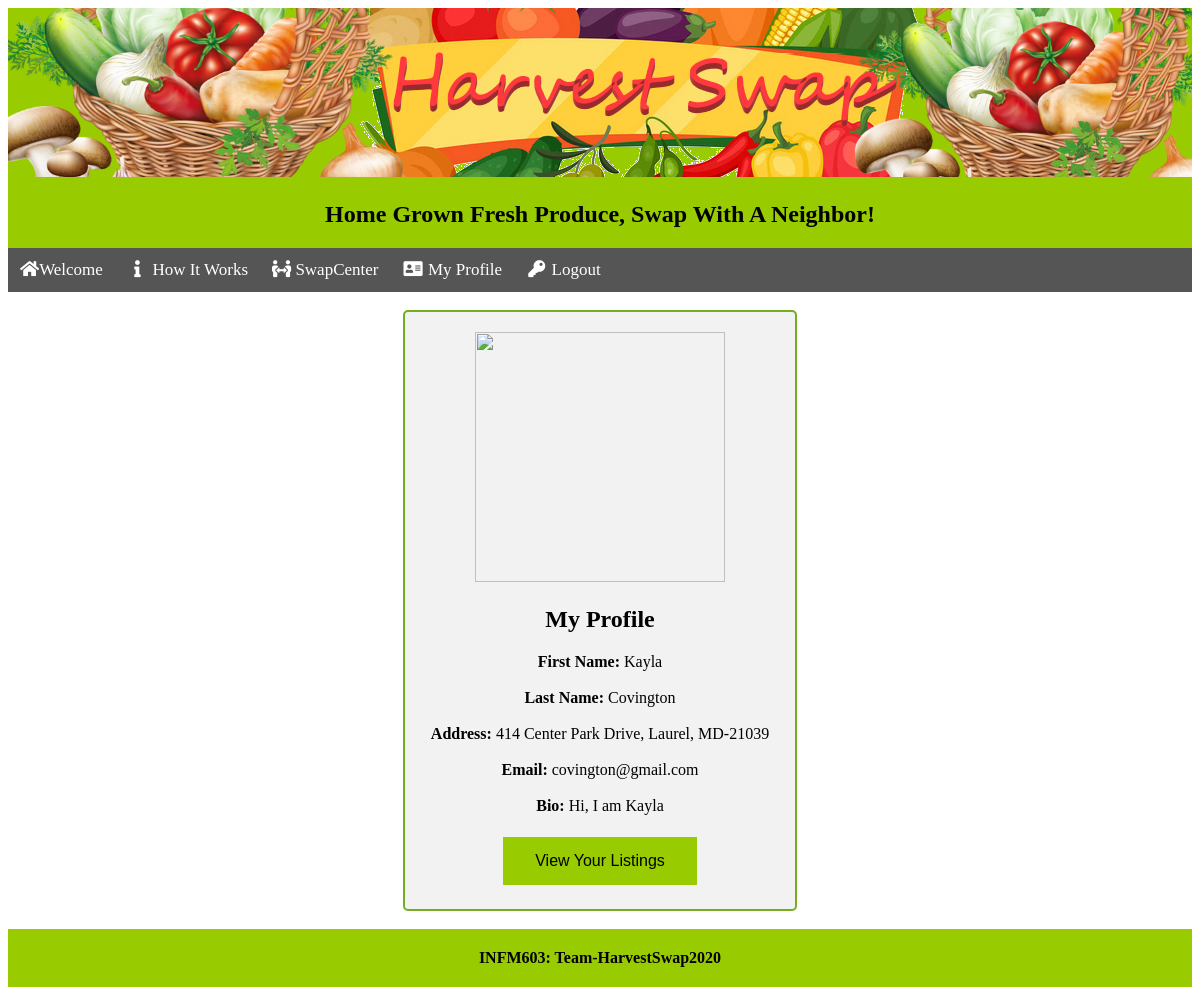
Screenshot of /HarvestSwap_12DEC/myProfile.php (signed in) with the database file from the repository.
### tables this page shows
CREATE TABLE gardener (
gardener_id INTEGER PRIMARY KEY AUTO_INCREMENT,
gardener_user_name TEXT NOT NULL,
first_name TEXT NOT NULL,
last_name TEXT NOT NULL,
gardener_address TEXT NOT NULL,
email TEXT NOT NULL,
gardener_image TEXT NOT NULL,
gardener_bio TEXT,
gardener_password TEXT NOT NULL
);

### HarvestSwap_12DEC/myProfile.php (the view, shortened to what this page needs)
<?php
        include('includes/Header.php');
?>
<!DOCTYPE html>
<html>
<head>
</head>
<body>
<br>
 <form>
 <?php
    $servername = "localhost";
    $dbname = "HarvestSwap";
    $username = "root";
    $password = "root";
    $conn = new mysqli($servername, $username, $password, $dbname);
    $sql = "SELECT first_name, last_name, gardener_address, email,gardener_image,gardener_bio from gardener Where gardener_user_name = '".$_SESSION["gardener_user_name"]."'";
    $result = $conn->query($sql);
        if($row = $result->fetch_assoc()) {
            echo "<img src=\"". $row["gardener_image"]."\"width=\"250\" height=\"250\"/> <br>";
            echo "<h2>My Profile</h2>";
            echo "<label><b>First Name: </b></label>".
            "<label>".$row["first_name"]."</label> <br> <br>";
            echo "<label><b>Last Name: </b></label>".
            "<label>".$row["last_name"]."</label> <br> <br>";
            echo "<label><b>Address: </b></label>".
            "<label>".$row["gardener_address"]."</label> <br> <br>";
            echo "<label><b>Email: </b></label> ".
            "<label>".$row["email"]."</label> <br> <br>";
            echo "<label><b>Bio: </b></label> ".
            "<label>".$row["gardener_bio"]."</label> <br> <br>";
            echo "<input type=\"button\" value=\"View Your Listings\" onClick=\"document.location.href='mylistings.php'\" /> ";
        }
    ?>
    <br>
    </form>
    <br>
    </body>
    </html>
    <?php
        include('includes/Footer.php');
?>

### HarvestSwap_12DEC/myProfile.php (style rules this page uses)
form { text-align: center; border-radius: 5px; background-color: #f2f2f2; padding: 20px; width: 350px; margin: auto; align: left; border: 2px solid #73AD21; }
input[type=button], select { background-color: #99cc00; border: none; color: black; padding: 15px 32px; text-align: center; text-decoration: none; display: inline-block; font-size: 16px; margin: 4px 2px; cursor: pointer; }

### rows the page displays
gardener: first_name "Kayla", last_name "Covington", gardener_address "414 Center Park Drive, Laurel, MD-21039", email "covington@gmail.com", gardener_bio "Hi, I am Kayla"
